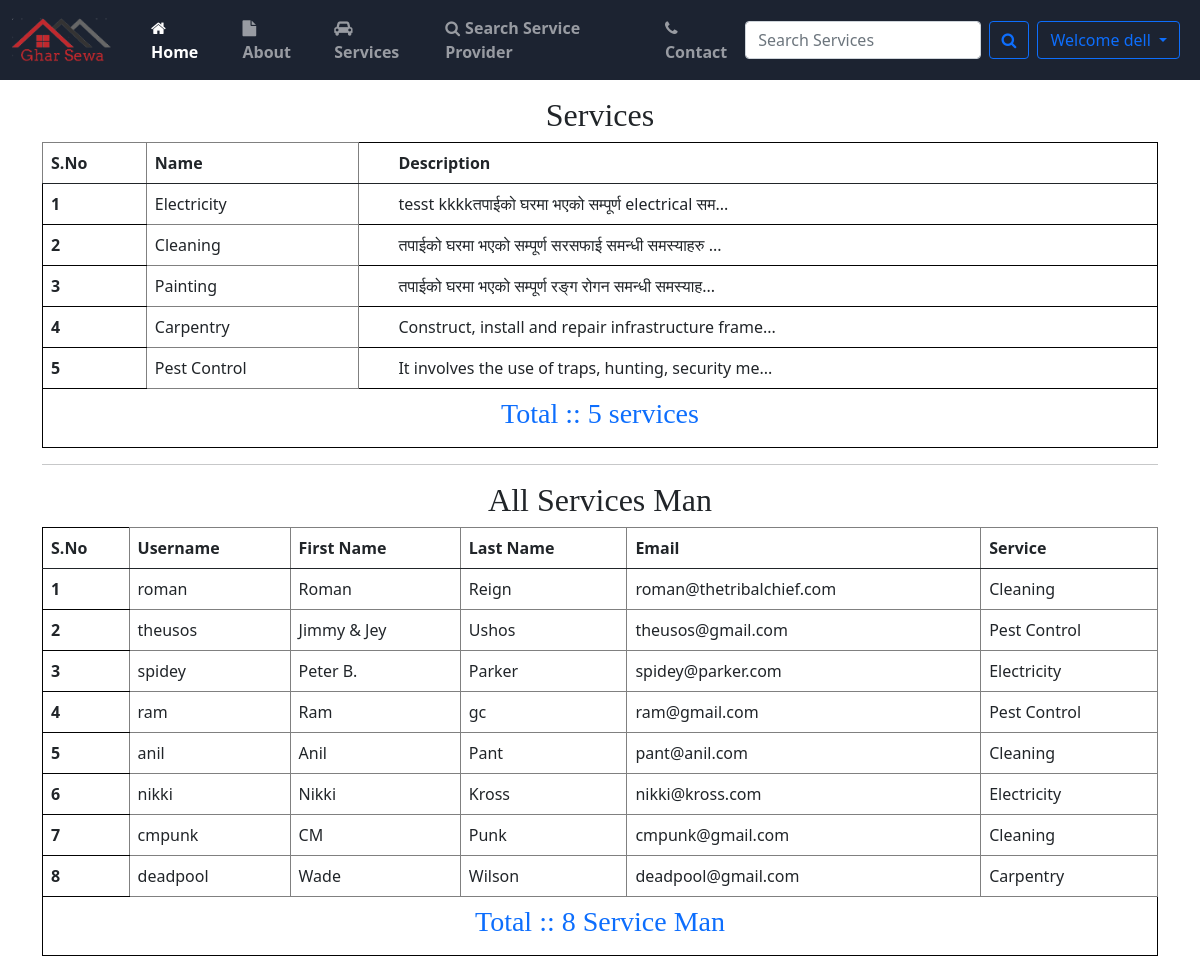
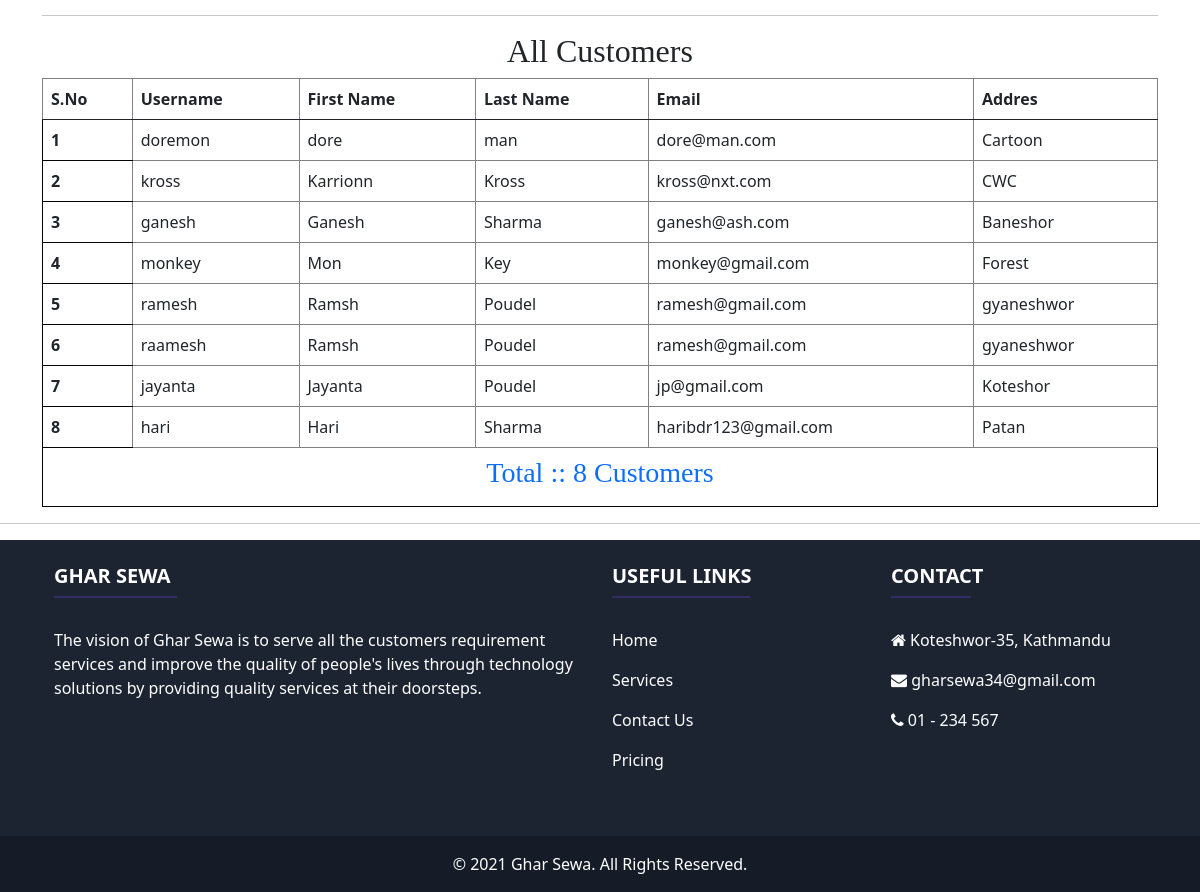
Screenshot of /admin_home/ (signed in) with the database file from the repository (2 pictures, top to bottom).
### home/models.py (models this page shows, shortened)
class Service(models.Model):
    service_id = models.AutoField(primary_key=True)
    service_name = models.CharField(max_length=50)
    service_desc = models.TextField()
    image = models.FileField(null=True)
    pub_date = models.DateField(auto_now_add=True)
    def __str__(self):
        return self.service_name

class Service_Man(models.Model):
    status = models.ForeignKey(Status, on_delete=models.CASCADE, null=True)
    city = models.ForeignKey(
        City, on_delete=models.CASCADE, null=True, blank=True)
    user = models.ForeignKey(User, on_delete=models.CASCADE, null=True)
    phone = models.CharField(max_length=20, null=True)
    image = models.ImageField(upload_to='service_man/', null=True)
    cert = models.FileField(upload_to='service_man/', null=True, default='service_man/certificate.png')
    address = models.CharField(max_length=100, null=True)
    service = models.ForeignKey(
        Service, on_delete=CASCADE, null=True, blank=True)
    experience = models.IntegerField(default=0)
    date_joined = models.DateField(auto_now_add=True)

class Customer(models.Model):
    user = models.ForeignKey(User, on_delete=models.CASCADE, null=True)
    phone = models.CharField(max_length=20, null=True)
    address = models.CharField(max_length=100, null=True)
    image = models.ImageField(upload_to='customer/', null=True)
    date_joined = models.DateField(auto_now_add=True)

### home/views.py (the view)
# urls.py: path('admin_home/', views.admin_home, name= 'admin_home'),
@login_required(login_url='login')
def admin_home(request):
    if request.user.is_staff:
        services = Service.objects.all()
        users = Service_Man.objects.all()
        customers = Customer.objects.all()
        total_services = services.count()
        total_users = users.count()
        total_customers = customers.count()
        context = {'services': services, 'users': users, 'customers': customers,
                   'total_services': total_services, 'total_users': total_users, 'total_customers': total_customers}
        return render(request, 'admin_home.html', context)
    else:
        return redirect('error')

### templates/admin_home.html (shortened to what this page needs)
{% extends 'base.html' %}
{% load static %}
{% block body%}
<div class="container mt-3">
    <div>
        <h2 class="text-center"><a href="/" class="text-dark"> Services</a></h2>
        <table class="table table-hover">
            <thead>
                <tr>
                    <th scope="col" class="col">S.No</th>
                    <th scope="col" class="col">Name</th>
                    <td></td>
                    <th scope="col">Description</th>
                </tr>
            </thead>
            <tbody>
                {% for i in services %}
                <tr>
                    <th scope="row">{{forloop.counter}}</th>
                    <td class="col">{{i.service_name}}</td>
                    <td></td>
                    <td>{{i.service_desc|slice:'0:50'}}...</td>
                </tr>
                {% endfor %}
                <tr>
                    <td scope="row" class="text-center" colspan="4"><h3 class="text-primary">Total :: {{total_services}} services</h3></td>
                </tr>
            </tbody>
        </table>
    </div>
    <hr>
    <div>
        <h2 class="text-center"><a href="/" class="text-dark">All Services Man</a></h2>
        <table class="table table-hover">
            <thead>
                <tr>
                    <th scope="col">S.No</th>
                    <th scope="col" class="col">Username</th>
                    <th scope="col" class="col">First Name</th>
                    <th scope="col" class="col">Last Name</th>
                    <th scope="col" class="col">Email</th>
                    <th scope="col" class="col">Service</th>
                </tr>
            </thead>
            <tbody>
                {% for i in users %}
                <tr>
                    <th scope="row">{{forloop.counter}}</th>
                    <td class="col">{{i.user.username}}</td>
                    <td class="col">{{i.user.first_name}}</td>
                    <td class="col">{{i.user.last_name}}</td>
                    <td class="col">{{i.user.email}}</td>
                    <td class="col">{{i.service}}</td>
                </tr>
                {% endfor %}
                <tr>
                    <td scope="row" class="text-center " colspan="6"><h3 class="text-primary">Total :: {{total_users}} Service Man</h3></td>
                </tr>
            </tbody>
        </table>
    </div>
<hr>
    <div>
        <h2 class="text-center"><a href="/" class="text-dark"> All Customers</a></h2>
        <table class="table table-hover">
            <thead>
                <tr>
                    <th scope="col" class="col">S.No</th>
                    <th scope="col" class="col">Username</th>
                    <th scope="col" class="col">First Name</th>
                    <th scope="col" class="col">Last Name</th>
                    <th scope="col" class="col">Email</th>
                    <th scope="col" class="col">Addres</th>
                </tr>
            </thead>
            <tbody>
                {% for i in customers %}
                <tr>
                    <th scope="row">{{forloop.counter}}</th>
                    <td class="col">{{i.user.username}}</td>
                    <td class="col">{{i.user.first_name}}</td>
                    <td class="col">{{i.user.last_name}}</td>
                    <td class="col">{{i.user.email}}</td>
                    <td class="col">{{i.address}}</td>
                </tr>
                {% endfor %}
                <tr>
                    <td scope="row" class="text-center " colspan="6"><h3 class="text-primary">Total :: {{total_customers}} Customers</h3></td>
                </tr>
            </tbody>
        </table>
    </div>
</div>
<hr>
{% endblock body %}

### templates/base.html (shortened to what this page needs)
{% load static %}
<!DOCTYPE html>
<html lang="en">
<head>
    <link rel="stylesheet" href="https://cdnjs.cloudflare.com/ajax/libs/jquery-confirm/3.3.2/jquery-confirm.min.css">
    <link href="https://cdn.jsdelivr.net/npm/bootstrap@5.0.1/dist/css/bootstrap.min.css" rel="stylesheet"
>
    <link rel="stylesheet" href="https://cdnjs.cloudflare.com/ajax/libs/font-awesome/4.7.0/css/font-awesome.min.css">
    <link rel="stylesheet" href="https://stackpath.bootstrapcdn.com/font-awesome/4.7.0/css/font-awesome.min.css">
    <link rel="stylesheet" href="{% static '/css/style.css' %}">
</head>
<body>
    <nav class="navbar navbar-expand-lg navbar-dark" style="background-color: #1c2331;">
        <div class="container-fluid">
            <a class="navbar-brand" href="/"><img src="{% static 'img/logo.png' %}" style="width: 100px;" /></a>
            <div class="collapse navbar-collapse" id="navbarSupportedContent">
                <ul class="navbar-nav me-auto mb-2 mb-lg-0" style="font-weight: 600;">
                    <li class="nav-item" style="margin-left: 15px;">
                        <a class="nav-link active" aria-current="page" href="/"> <i class="fa fa-home"
                                style="padding-right: 5px;"></i>Home</a>
                    </li>
                    <li class="nav-item" style="margin-left: 15px;">
                        <a class="nav-link" href="/about"><i class="fa fa-file"
                                style="padding-right: 5px;"></i>About</a>
                    </li>
                    <li class="nav-item" style="margin-left: 15px;">
                        <a class="nav-link" href="/services"><i class="fa fa-car"
                                style="padding-right: 5px;"></i>Services</a>
                    </li>
                    <li class="nav-item" style="margin-left: 15px;">
                        <a class="nav-link" href="{% url 'search_user' %}"><i class="fa fa-search"
                                style="padding-right: 5px;"></i>Search Service Provider</a>
                    </li>
                    <li class="nav-item" style="margin-left: 15px;">
                        <a class="nav-link" href="/contact"><i class="fa fa-phone"
                                style="padding-right: 5px;"></i>Contact</a>
                    </li>
                </ul>
                <form class="d-flex" action="/search" method="GET">
                    <input class="form-control me-2" type="search" name="search" id="search"
                        placeholder="Search Services" aria-label="Search" required>
                    <button class="btn btn-outline-primary" type="submit"><i class="fa fa-search"></i></button>
                </form>
                <div class="m-2">
                    {% if user.is_authenticated %}
                    <span class="dropdown">
                        <button class="btn btn-outline-primary dropdown-toggle" type="button" id="userid"
                            data-bs-toggle="dropdown" aria-expanded="false">
                            Welcome {{request.user}}
                        </button>
                    </span>
                {% endif %}
            </div>
        </div>
        </div>
    </nav>
    {% block body %}{% endblock body %}
    <footer class="text-white" style="background-color: #1c2331;">
        <div class="container p-4">
            <div class="row">
                <div class="col-lg-6 col-md-12 mb-4">
                    <h5 class="text-uppercase fw-bold">Ghar Sewa</h5>
                    <hr class="mb-4 mt-0 d-inline-block mx-auto"
                        style="width: 123px; background-color: #7c4dff; height: 2px" />
                    <p>
                        The vision of Ghar Sewa is to serve all the customers requirement services and improve the
                        quality of
                        people's lives through technology solutions by providing quality services at their
                        doorsteps.
                    </p>
                </div>
                <div class="col-lg-3 col-md-6 mb-4">
                    <h5 class="text-uppercase fw-bold">Useful links</h5>
                    <hr class="mb-4 mt-0 d-inline-block mx-auto"
                        style="width: 138px; background-color: #7c4dff; height: 2px" />
                    <p>
                        <a href="#!" class="text-white">Home</a>
                    </p>
                    <p>
                        <a href="#!" class="text-white">Services</a>
                    </p>
                    <p>
                        <a href="#!" class="text-white">Contact Us</a>
                    </p>
                    <p>
                        <a href="#!" class="text-white">Pricing</a>
                    </p>
                </div>
                <div class="col-lg-3 col-md-6 mb-4">
                    <h5 class="text-uppercase fw-bold">Contact</h5>
                    <hr class="mb-4 mt-0 d-inline-block mx-auto"
                        style="width: 80px; background-color: #7c4dff; height: 2px" />
                    <p><i class="fa fa-home mr-3"></i> Koteshwor-35, Kathmandu</p>
                    <p><i class="fa fa-envelope mr-3"></i> gharsewa34@gmail.com</p>
                    <p><i class="fa fa-phone mr-3"></i> 01 - 234 567</p>
                </div>
            </div>
        </div>
        <div class="text-center p-3" style="background-color: rgba(0, 0, 0, 0.2)">
            © 2021 Ghar Sewa. All Rights Reserved.
        </div>
    </footer>
</body>
</html>

### static/css/style.css (style rules this page uses)
:root { --font1: "Montserrat"; --font2: "Roboto Slab"; --color1: #708ce7; }
* { box-sizing: border-box; margin: 0; padding: 0; }
html { scroll-behavior: smooth; }
body { overflow-x: hidden; line-height: 1.5; }
img { display: block; }
.row { justify-content: space-between; }

### templates/base.html (style rules this page uses)
a { text-decoration: none; }

### templates/admin_home.html (style rules this page uses)
a { text-decoration: none; }
.table { border: 1px solid rgb(3, 3, 3); border-radius: 20px; }
.col { border: 1px solid grey; }
h2, h3 { font-family: cursive; }

### rows the page displays
Service: service_name "Electricity", service_desc "tesst kkkkतपाईको घरमा भएको सम्पूर्ण electrical सम"
Service: service_name "Cleaning", service_desc "तपाईको घरमा भएको सम्पूर्ण सरसफाई समन्धी समस्याहरु"
Service: service_name "Painting", service_desc "तपाईको घरमा भएको सम्पूर्ण रङ्ग रोगन समन्धी समस्याह"
Service: service_name "Carpentry", service_desc "Construct, install and repair infrastructure frame"
Service: service_name "Pest Control", service_desc "It involves the use of traps, hunting, security me"
Service_Man: user.username "roman", user.first_name "Roman", user.last_name "Reign", user.email "roman@thetribalchief.com", service "Cleaning"
Service_Man: user.username "theusos", user.first_name "Jimmy & Jey", user.last_name "Ushos", user.email "theusos@gmail.com", service "Pest Control"
Service_Man: user.username "spidey", user.first_name "Peter B.", user.last_name "Parker", user.email "spidey@parker.com", service "Electricity"
Service_Man: user.username "ram", user.first_name "Ram", user.last_name "gc", user.email "ram@gmail.com", service "Pest Control"
Service_Man: user.username "anil", user.first_name "Anil", user.last_name "Pant", user.email "pant@anil.com", service "Cleaning"
Service_Man: user.username "nikki", user.first_name "Nikki", user.last_name "Kross", user.email "nikki@kross.com", service "Electricity"
Service_Man: user.username "cmpunk", user.first_name "CM", user.last_name "Punk", user.email "cmpunk@gmail.com", service "Cleaning"
Service_Man: user.username "deadpool", user.first_name "Wade", user.last_name "Wilson", user.email "deadpool@gmail.com", service "Carpentry"
Customer: user.username "doremon", user.first_name "dore", user.last_name "man", user.email "dore@man.com", address "Cartoon"
Customer: user.username "kross", user.first_name "Karrionn", user.last_name "Kross", user.email "kross@nxt.com", address "CWC"
Customer: user.username "ganesh", user.first_name "Ganesh", user.last_name "Sharma", user.email "ganesh@ash.com", address "Baneshor"
Customer: user.username "monkey", user.first_name "Mon", user.last_name "Key", user.email "monkey@gmail.com", address "Forest"
Customer: user.username "ramesh", user.first_name "Ramsh", user.last_name "Poudel", user.email "ramesh@gmail.com", address "gyaneshwor"
Customer: user.username "raamesh", user.first_name "Ramsh", user.last_name "Poudel", user.email "ramesh@gmail.com", address "gyaneshwor"
Customer: user.username "jayanta", user.first_name "Jayanta", user.last_name "Poudel", user.email "jp@gmail.com", address "Koteshor"
Customer: user.username "hari", user.first_name "Hari", user.last_name "Sharma", user.email "haribdr123@gmail.com", address "Patan"

### other values shown
{{ request.user }} "dell"
{{ total_services }} "5"
{{ total_users }} "8"
{{ total_customers }} "8"
